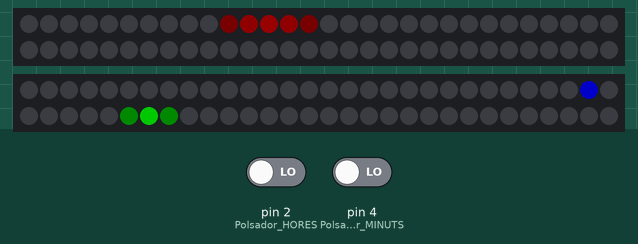
Recording of a sketch running on a simulated Arduino Uno, built with avr-gcc and run on an emulated ATmega328P. Parts: 2 × 60 RGB LEDs in strip order, left to right, continuing on the next row. The inputs (shaded band) are chosen by the test bench; at power-on: pin 2 (Polsador_HORES) LOW, pin 4 (Polsador_MINUTS) LOW. Dim RGB values are drawn brighter than linear; the local clock reads 2024-03-15 10:24:30 at power-on unless the sketch sets it.

Above: at 2.8 s.
2.9 s: pin 2 (Polsador_HORES) driven HIGH
At 3.9 s:
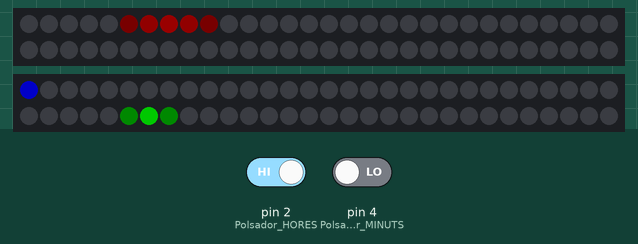
7.0 s: pin 4 (Polsador_MINUTS) driven HIGH
At 7.7 s:
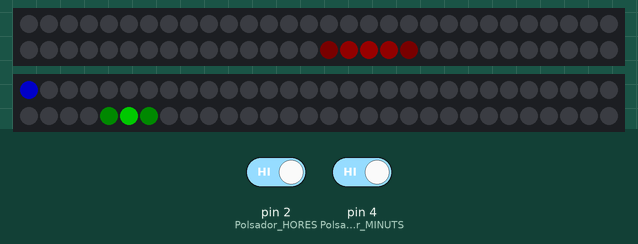
9.7 s: pin 2 (Polsador_HORES) driven LOW
At 11.2 s:
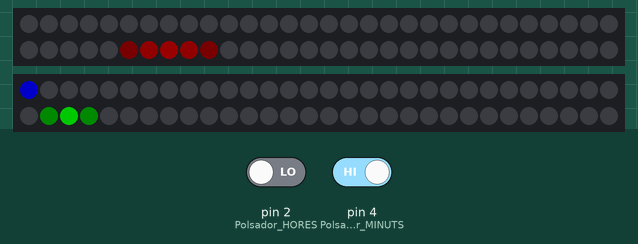
12.9 s: pin 4 (Polsador_MINUTS) driven LOW
16.0 s: pin 2 (Polsador_HORES) driven HIGH
At 17.0 s:
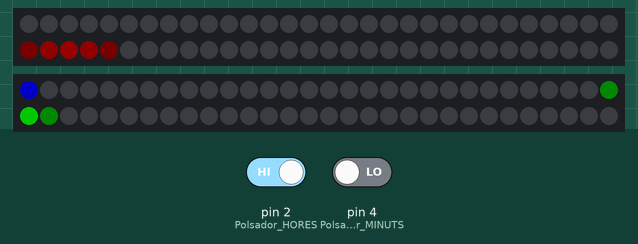
19.1 s: pin 4 (Polsador_MINUTS) driven HIGH
At 20.5 s:
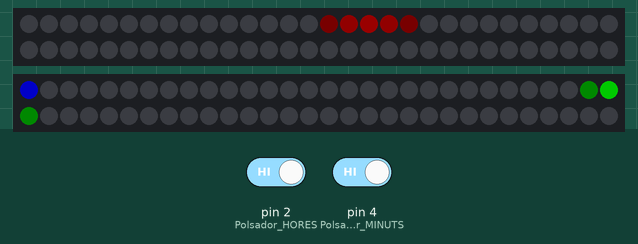
Timing chart, 0 to 22.1 s (numbered marks = the images above; inputs shaded):
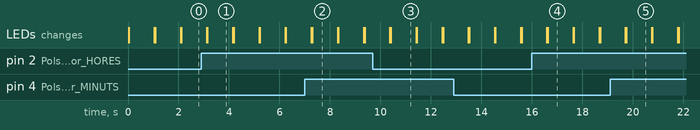

The sketch:

neopixel_invers_2_strips.ino
```cpp
#include <RTClib.h>
#include <Wire.h>
#include <Adafruit_NeoPixel.h>

#define NEOPIN 6          // Tira Neopixel a Pin 6.
#define NEOPIN2 7         // Second strip.
#define BRIGHTNESS 64     // Defineix brillantor màxima.

Adafruit_NeoPixel strip = Adafruit_NeoPixel(60, NEOPIN, NEO_GRB + NEO_KHZ800); // Crea tira de Neopixel.
Adafruit_NeoPixel strip2 = Adafruit_NeoPixel(60, NEOPIN2, NEO_GRB + NEO_KHZ800); // Create 2nd strip of Neopixel


RTC_DS1307 RTC;           // Crea rellotge.
DateTime Clock;           // Defineix rellotge.
byte hora, minut, segon;  // Variables per gestionar temps.
int estatbotohora,estatbotominut = 0;  //Variables per estat polsadors Hora i

void setup () {
  Wire.begin();        // Activa I2C.
  RTC.begin();         // Activa rellotge.
  strip.begin();       // Activa tira Neopixel.
  strip2.begin();
  pinMode(NEOPIN, OUTPUT);
  pinMode(NEOPIN2, OUTPUT);
  pinMode(2, INPUT);   // Polsador HORES.
  pinMode(4, INPUT);   // Polsador MINUTS.

  strip.setBrightness(BRIGHTNESS);   // Defineix lluentor.

  borra_tot();
//  if (! RTC.isrunning()) {
//    //Serial.println("RTC is NOT running!");
//    RTC.adjust(DateTime(__DATE__, __TIME__));
//  }
}

//------- LOOP--------------
void loop () {
  Clock = RTC.now();         // Obtè hora del DS1307.
  hora = Clock.hour();       // Separa l'hora.
  minut = Clock.minute();    // Separa els minuts.
  segon = Clock.second();    // Separa els segons.

  estatbotohora = digitalRead(2);  // Pin 2: polsador increment hores.
  if (estatbotohora == HIGH) {
    if (hora <23){            // No passar de 24 h!!!
      hora++;
    }
    else{
      hora = 0;
    }
    segon = 0;
    RTC.adjust(DateTime(0,0,0,hora,minut,segon));
  }
  delay(10);                // Evita rebots del polsador.

  estatbotominut = digitalRead(4);  // Pin 4: polsador increment minuts.
  if (estatbotominut == HIGH) {
    if (minut <59){          // No passar de 60 m!!!
      minut++;
    }
    else{
      minut = 0;
    }
    segon = 0;
    RTC.adjust(DateTime(0,0,0,hora,minut,segon));
  }
  delay(10);                // Evita rebots del polsador.

  pinta_hora(hora);
  pinta_minut(minut);
  pinta_segon(segon);
  delay(1000);               // Menys d'1 seg es veu parpadeig.
  borra_tot();               // Després d'ensenyar la H/M/S, esborra tot.
}


//----------------- PINTA_HORA Per encendre LEDs corresponents a l'hora.
void pinta_hora(int hora) {
  if (hora >= 12)              // Per forçar hora a estar entre 0 i 12.
    hora = hora-12;

  switch (hora) {
    case 0:
      pinta_leds_hora(0);    // Les 0 hores es mostren al final de la tira.
      break;
    case 1:
      pinta_leds_hora(55);     // La hora "1" es mostra al començament de la tira, i la resta a continuació.
      break;
    case 2:
      pinta_leds_hora(50);
      break;
    case 3:
      pinta_leds_hora(45);
      break;
    case 4:
      pinta_leds_hora(40);
      break;
    case 5:
      pinta_leds_hora(35);
      break;
    case 6:
      pinta_leds_hora(30);
      break;
    case 7:
      pinta_leds_hora(25);
      break;
    case 8:
      pinta_leds_hora(20);
      break;
    case 9:
      pinta_leds_hora(15);
      break;
    case 10:
      pinta_leds_hora(10);
      break;
    case 11:
      pinta_leds_hora(5);
      break;
    default:
    break;
  }
}

//------------------ PINTA_LEDS_HORA
//-Es juga amb la lluentor per fer cobrir una zona de la tira.
void pinta_leds_hora(int primer_led){
  strip.setPixelColor(primer_led,10,0,0);
  strip.setPixelColor(primer_led+1,70,0,0);
  strip.setPixelColor(primer_led+2,100,0,0);
  strip.setPixelColor(primer_led+3,70,0,0);
  strip.setPixelColor(primer_led+4,10,0,0);
  strip.show();
}

//------------------ PINTA_MINUT Per encendre LEDs corresponents a Minuts.
void pinta_minut(int minut){
  if (minut == 0)          // Per pintar els minuts complerts al final de la barra.
    minut = 60;
  strip2.setPixelColor(60-minut-1,0,10,0);
  strip2.setPixelColor(60-minut,0,100,0);
  strip2.setPixelColor(60-minut+1,0,10,0);
  strip2.show();
}

//------------------ PINTA_SEGON Per encendre LEDs corresponents a Segons.
void pinta_segon(int segon){
  if (segon == 0)        // Per pintar els segons complerts al final de la barra.
    segon = 60;
  strip2.setPixelColor(60-segon,0,0,100);
  strip2.show();
}

//------------------ BORRA_TOT Apaga tota la tira de LEDs Neopixel.
void borra_tot(){
    for(int i=0;i<60;i++){
      strip.setPixelColor(i, 0, 0, 0);
      strip2.setPixelColor(i, 0, 0, 0);
    }
    strip.show();
    strip2.show();
}
```
